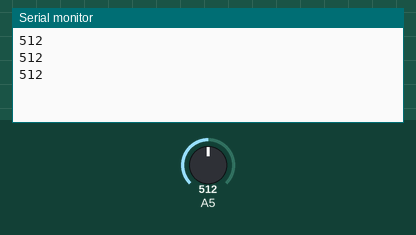
Simulated run of this sketch. Board: Arduino Uno, built with avr-gcc and run on an emulated ATmega328P. Shown: the last lines printed to the serial monitor. Inputs (shaded band) come from the test bench; at power-on: A5 = 512.

Above: at 1.3 s.
1.4 s: A5 set to 716
At 1.9 s:
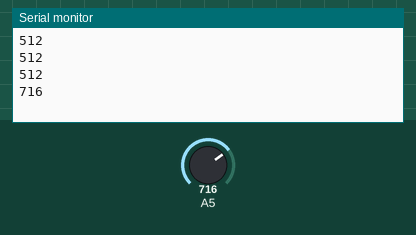
2.9 s: A5 set to 900
At 3.4 s:
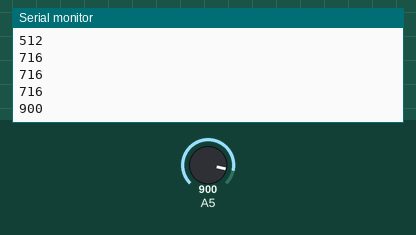
Timing chart, 0 to 5.9 s (numbered marks = the images above; inputs shaded):
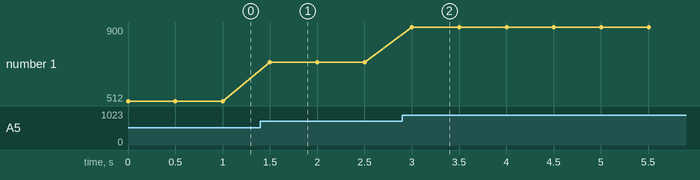

Measured:
- after the input at 1.4 s, the serial monitor: prints a new line after 0.10 s (image 1)
- after the input at 2.9 s, the serial monitor: prints a new line after 0.10 s (image 2)
- plotted number 1: 512 → 716 after the input at 1.4 s, 716 → 900 after the input at 2.9 s

The sketch:

teste.pde
```cpp
void setup() {
  Serial.begin(9600);

}

void loop() {
  int luz = analogRead(5);
  Serial.println(luz);
  delay(500);
}
```
